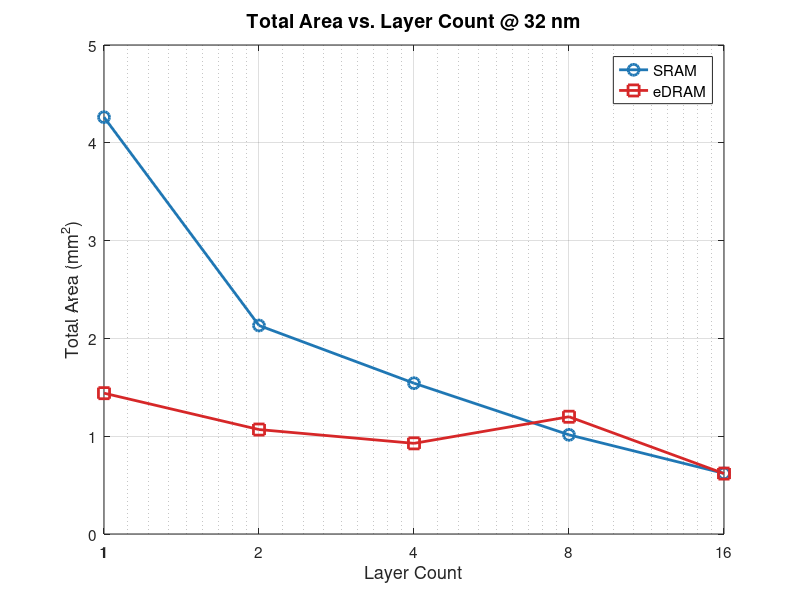

Write MATLAB code to recreate this figure.
% fig7_area_vs_layers_32nm.m
% Total Area vs. Layer Count @ 32nm — ESE5760 Final Project
% Data: DESTINY simulation, 2MB / 256-bit / Assoc=1 / LOP / 350K / WriteEDP

layers = [1, 2, 4, 8, 16];

area_SRAM  = [4.262, 2.132, 1.542, 1.014, 0.620];
area_eDRAM = [1.440, 1.068, 0.927, 1.199, 0.618];

figure('Position', [100 100 700 500]);

plot(layers, area_SRAM,  '-o', 'Color', [0.122 0.467 0.706], 'LineWidth', 2, 'MarkerSize', 8); hold on;
plot(layers, area_eDRAM, '-s', 'Color', [0.839 0.153 0.157], 'LineWidth', 2, 'MarkerSize', 8);

set(gca, 'XScale', 'log', 'XTick', layers, 'XTickLabel', {'1','2','4','8','16'}, 'FontSize', 11);
xlim([1 16]);
xlabel('Layer Count', 'FontSize', 13);
ylabel('Total Area (mm^2)', 'FontSize', 13);
title('Total Area vs. Layer Count @ 32 nm', 'FontSize', 14, 'FontWeight', 'bold');
legend('SRAM', 'eDRAM', 'Location', 'northeast', 'FontSize', 11);
grid on;
box on;

drawnow;
set(gcf, 'Renderer', 'painters');
print('-djpeg', '-r150', fullfile(fileparts(mfilename('fullpath')), '..', 'plots', 'fig7_area_vs_layers_32nm.jpg'));
